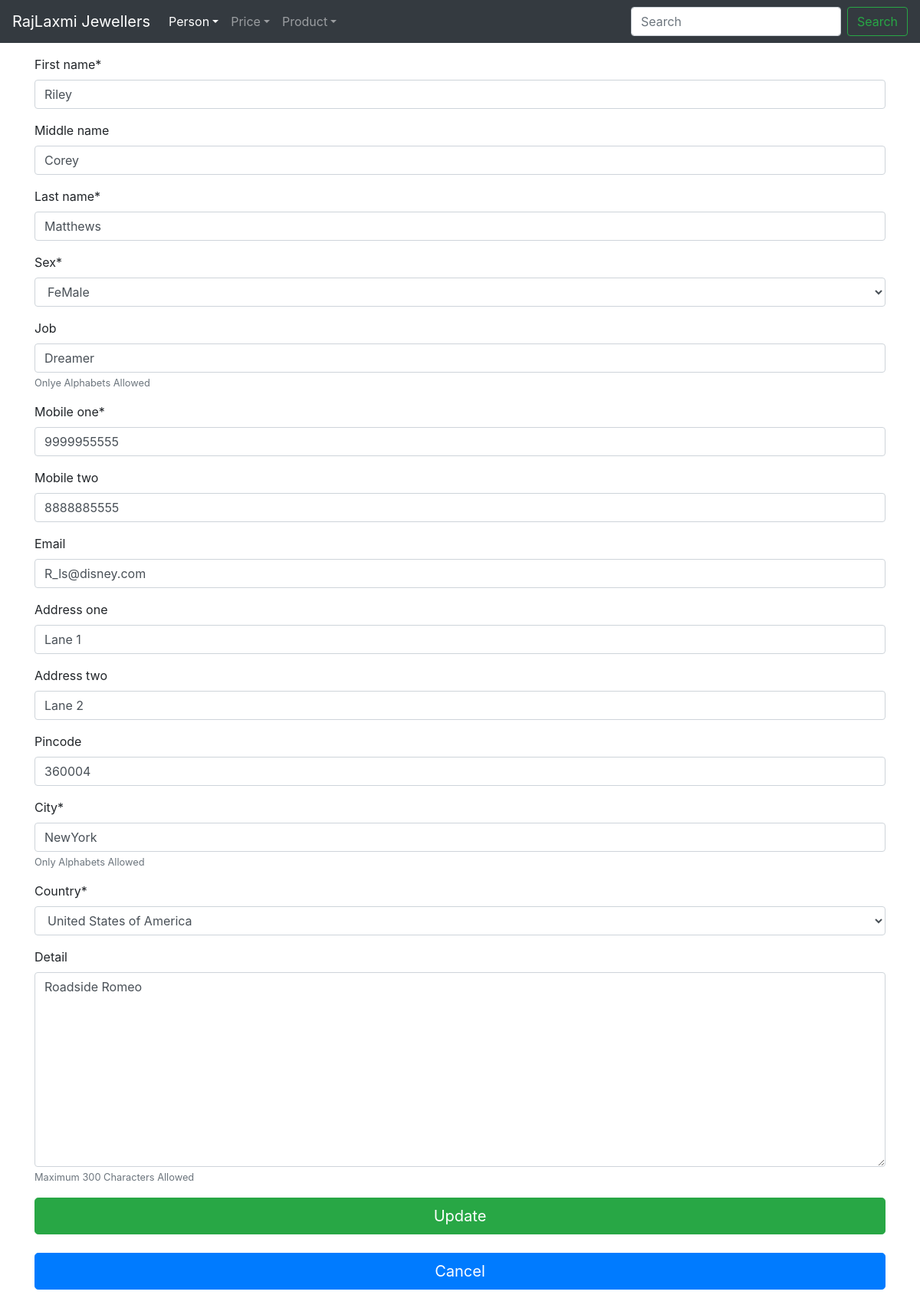
The app's page /update/2/ with its own data.
### person/models.py (models this page shows, shortened)
class Person(models.Model):
	mobile = RegexValidator(regex="^[1-9]\d{9}$",
							message="Only 10 Digit Mobile Number Allowed")
	pin = RegexValidator(regex="^[1-9]\d{5}$",
							 message="Enter Valid Six Digit PinCode")
	alphabets_only = RegexValidator(regex="^[a-zA-Z]*$",
									message="Only Alphabets Allowed")
	SEX = [("F", "FeMale"), ("M", "Male"), ]
	COUNTRY = [("IND", "India"),
			   ("USA", "United States of America"),
			   ("CAN", "Canada"),
			   ("CHN", "China"),
			   ("ARE", "United Arab Emirates"), ]
	first_name = models.CharField(max_length=50,
								  validators=[alphabets_only])
	middle_name = models.CharField(max_length=50,
								   blank=True,
								   null=True,
								   validators=[alphabets_only])
	last_name = models.CharField(max_length=50,
								 validators=[alphabets_only])
	sex = models.CharField(max_length=1, choices=SEX)
	job = models.CharField(max_length=30,
						   blank=True,
						   null=True,
						   validators=[alphabets_only],
						   help_text="Onlye Alphabets Allowed")
	mobile_one = models.CharField(max_length=10,
								  validators=[mobile])
	mobile_two = models.CharField(max_length=10,
								  blank=True,
								  null=True,
								  validators=[mobile])
	email = models.EmailField(blank=True, null=True)
	address_one = models.CharField(max_length=100,
								   blank=True,
								   null=True, )
	address_two = models.CharField(max_length=100,
								   blank=True,
								   null=True, )
	city = models.CharField(max_length=50,
							validators=[alphabets_only],
							help_text="Only Alphabets Allowed")
	pincode = models.CharField(max_length=6,
							   blank=True,
							   null=True,
							   validators=[pin])
	country = models.CharField(max_length=3,
							   choices=COUNTRY,
							   default="IND", )
	detail = models.TextField(max_length=300,
							  blank=True,
							  null=True,
							  validators=[MaxLengthValidator(limit_value=300)],
							  help_text="Maximum 300 Characters Allowed")
	date_added = models.DateTimeField(auto_now_add=True)
	"""
	def __str__(self):
		return f"{self.first_name} {self.last_name}"
	"""

### person/views.py (the view)
# urls.py: path("update/<int:pk>/", UpdatePersonView.as_view(), name="person-update"),
class UpdatePersonView(UpdateView):
	model = Person
	fields = ["first_name", "middle_name", "last_name", "sex", "job",
			  "mobile_one","mobile_two", "email", "address_one", "address_two",
			  "pincode", "city", "country", "detail", ]

### person/templates/person/person_form.html (shortened to what this page needs)
{% extends "base.html" %}
{% load static %}
{% load crispy_forms_tags %}
{% block content %}
	<form method="POST">
		{{ form|crispy }}
		{% if path == person_create %}
			<input class="btn btn-success btn-lg btn-block" type="submit" value="Create" />
		{% elif path == person_update %}
			<input class="btn btn-success btn-lg btn-block" type="submit" value="Update" />
		{% endif %}
	</form>
	<br />
	{% if path == person_create %}
		<a class="btn btn-primary btn-lg btn-block" href="{% url 'person-list' %}">Cancel</a>
	{% elif path == person_update %}
		<a class="btn btn-primary btn-lg btn-block" href="{% url 'person-detail' object.id %}">Cancel</a>
	{% endif %}
	<br />
{% endblock content %}

### records on screen
Person: first_name "Riley", middle_name "Corey", last_name "Matthews", sex "FeMale", job "Dreamer", mobile_one "9999955555", mobile_two "8888885555", email "R_ls@disney.com", address_one "Lane 1", address_two "Lane 2", pincode "360004", city "NewYork", country "United States of America", detail "Roadside Romeo"
